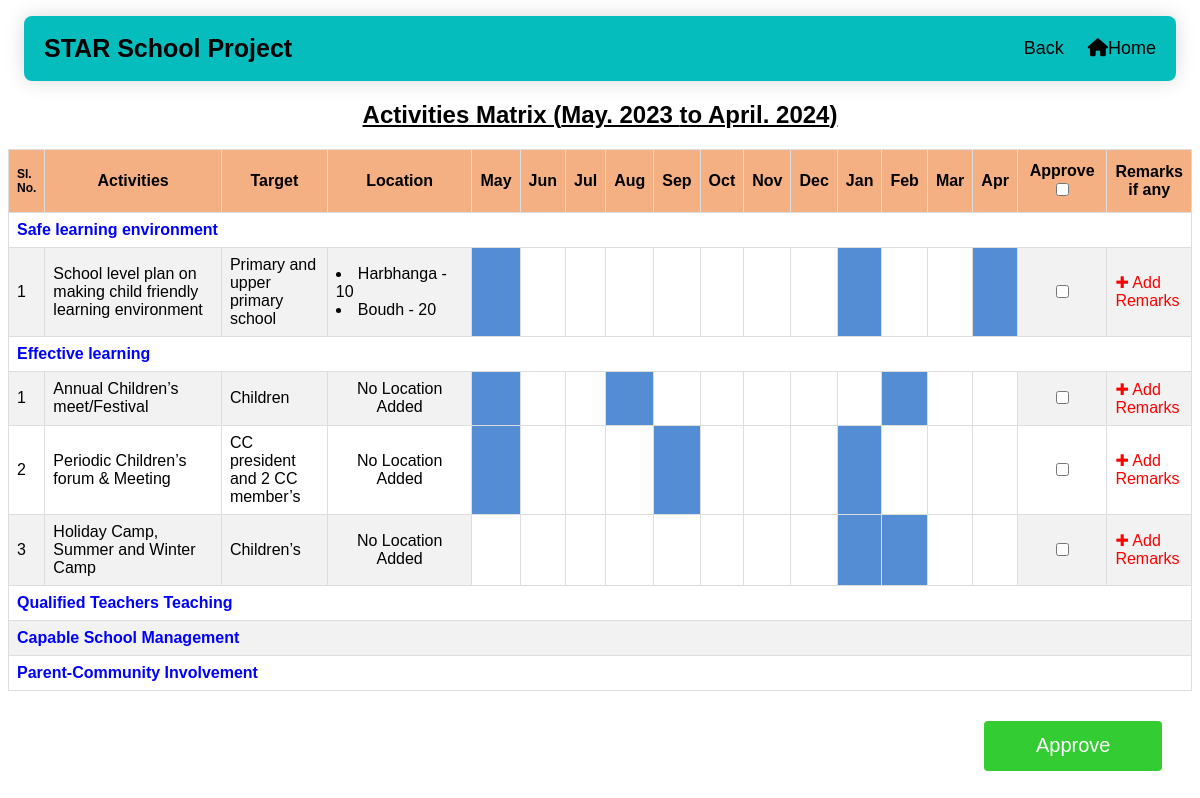
The page /ycda/ceo-am/1/ (signed in) on the database its author committed.
### myAPP/models.py (models this page shows, shortened)
class Project_DIP(models.Model):
 project_name=models.CharField(max_length=200)
 category_id = models.ForeignKey("Project_Category", on_delete=models.CASCADE)
 assigned_to = models.ForeignKey(User, on_delete=models.CASCADE)
 budget = models.CharField(max_length=200)
 start_date = models.DateField()
 end_date = models.DateField()
 period = models.IntegerField()
 donor_name=models.CharField(max_length=200)
 created_at = models.DateTimeField('created at', auto_now_add=True)
 updated_at = models.DateTimeField('updated at', auto_now=True)

class Dip_details(models.Model):
 project_id= models.ForeignKey("Project_DIP", on_delete=models.CASCADE)
 component = models.CharField(max_length=200)
 created_at = models.DateTimeField('created at', auto_now_add=True)
 updated_at = models.DateTimeField('updated at', auto_now=True)

class Dip_Activities(models.Model):
   project_detail_id= models.ForeignKey("DIP_details", on_delete=models.CASCADE)
   activity_name = models.CharField(max_length=200)
   objectives = models.CharField(max_length=200)
   target_participants = models.CharField(max_length=200,null=True)
   coverage = models.CharField(max_length=200,null=True)
   duration = models.CharField(max_length=200,null=True)
   dip_remarks=models.CharField(max_length=200,null=True,blank=True)
   am_remarks=models.CharField(max_length=200,null=True,blank=True)
   is_dip_submited = models.BooleanField(default=False)
   is_dip_approved = models.BooleanField(default=False)
   is_dip_rejected = models.BooleanField(default=False)
   is_am_submited = models.BooleanField(default=False)
   is_am_approved = models.BooleanField(default=False)
   is_am_rejected = models.BooleanField(default=False)
   created_at = models.DateTimeField('created at', auto_now_add=True)
   updated_at = models.DateTimeField('updated at', auto_now=True)

class Activity_location(models.Model):
 activity_id= models.ForeignKey("Dip_Activities", on_delete=models.CASCADE)
 location_name=models.CharField(max_length=200)
 count= models.IntegerField()
 created_at = models.DateTimeField('created at', auto_now_add=True)
 updated_at = models.DateTimeField('updated at', auto_now=True)

class Activity_timeframe(models.Model):
   activity_id= models.ForeignKey("Dip_Activities", on_delete=models.CASCADE)
   start_date = models.DateField()
   m1 = models.BooleanField()
   m2 = models.BooleanField()
   m3 = models.BooleanField()
   m4 = models.BooleanField()
   m5 = models.BooleanField()
   m6 = models.BooleanField()
   m7 = models.BooleanField()
   m8 = models.BooleanField()
   m9 = models.BooleanField()
   m10 = models.BooleanField()
   m11 = models.BooleanField()
   m12 = models.BooleanField()
   created_at = models.DateTimeField('created at', auto_now_add=True)
   updated_at = models.DateTimeField('updated at', auto_now=True)

### myAPP/decorators.py (the view)
	def wrapper_function(request, *args, **kwargs):
		group = None
		if request.user.groups.exists():
			group = request.user.groups.all()[0].name
		if group == 'ProjectManager':
			return redirect('myAPP:login')
		if group == 'CEO':
			return view_func(request, *args, **kwargs)

### myAPP/views.py (called while the page is built)
def user_belongs_to_group(user, group_name):
    try:
        group = Group.objects.get(name=group_name)
    except Group.DoesNotExist:
        return False
    return user.groups.filter(name=group_name).exists()

### myAPP/templates/myAPP/ceo-am.html (shortened to what this page needs)
{% extends 'myAPP/base_matrix.html' %}
{% load post_tags %}
{% load humanize %}
{% block content %}
<link rel="stylesheet" href="https://cdnjs.cloudflare.com/ajax/libs/font-awesome/6.4.0/css/all.min.css" />
<body>
  <center><h2 style='font-family:"Calibri", sans-serif;'><u>Activities Matrix ({{project.start_date|date:"F. Y"}} to {{project.end_date|date:"F. Y"}})</u></h1></center>
  <form method="POST">
    <table id="customers">
        <thead>
        <tr>
            <th style="width: 10px;font-size: 12px;">Sl. No.</th>
            <th style="text-align: center;width: 20%;">Activities</th>
            <th style="text-align: center;width: 10%;">Target</th>
            <th style="text-align: center;width: 15%;">Location</th>
            {% for next_month in next_months %}
            <th style="width: 2%;text-align:center;">{{ next_month|date:"M" }}</th>
            {% endfor %}
            <th style='text-align:center;width:8%'>Approve<input type="checkbox" id="select-all-checkboxs"></th>
            <th style='text-align:center;'>Remarks if any</th>
        </tr>
        </thead>
        <tbody>
        {% for a in component %}
        <tr>
            {% ifchanged %}
            <td colspan="18" style="color: blue; font-weight: bold;">{{a.component}}</td>
            {% endifchanged %}
        </tr>
        {% for x in a.dip_activities_set.all %}
        {% if x.is_am_submited == 1 or x.is_am_rejected == 1 %}
            <tr>
                <td>{{ forloop.counter }}</td>
                <td style="max-width: 50px;">{{ x.activity_name }}</td>
                <td style="width: 150px;">{{ x.target_participants }}</td>
                {% if x.activity_location_set.all %}
                <ul>
                <td style="width: 200px;">
                {% for b in x.activity_location_set.all %}
                <li>{{b.location_name}} - {{ b.count }}</li>
                {% endfor %}
                </td>
                </ul>
                {% else %}
                    <td class="no-print" style='text-align:center'>No Location Added</td>
                {% endif %}
                {% if x.activity_timeframe_set.all %}
                {% for c in x.activity_timeframe_set.all %}
                    {% if c.m1 == 0 %}
                    <td style='background-color:#ffffff'></td>
                    {% else %}
                    <td style='background-color:#548dd4'></td>
                    {% endif %}
                {% endfor %}
                {% for c in x.activity_timeframe_set.all %}
                    {% if c.m2 == 0 %}
                    <td style='background-color:#ffffff'></td>
                    {% else %}
                    <td style='background-color:#548dd4'></td>
                    {% endif %}
                {% endfor %}
                {% for c in x.activity_timeframe_set.all %}
                    {% if c.m3 == 0 %}
                    <td style='background-color:#ffffff'></td>
                    {% else %}
                    <td style='background-color:#548dd4'></td>
                    {% endif %}
                {% endfor %}
                {% for c in x.activity_timeframe_set.all %}
                {% if c.m4 == 0 %}
                    <td style='background-color:#ffffff'></td>
                {% else %}
                    <td style='background-color:#548dd4'></td>
                {% endif %}
                {% endfor %}
                {% for c in x.activity_timeframe_set.all %}
                {% if c.m5 == 0 %}
                    <td style='background-color:#ffffff'></td>
                {% else %}
                    <td style='background-color:#548dd4'></td>
                {% endif %}
                {% endfor %}
                {% for c in x.activity_timeframe_set.all %}
                    {% if c.m6 == 0 %}
                    <td style='background-color:#ffffff'></td>
                    {% else %}
                    <td style='background-color:#548dd4'></td>
                    {% endif %}
                {% endfor %}
                {% for c in x.activity_timeframe_set.all %}
                    {% if c.m7 == 0 %}
                        <td style='background-color:#ffffff'></td>
                    {% else %}
                        <td style='background-color:#548dd4'></td>
                    {% endif %}
                {% endfor %}
                {% for c in x.activity_timeframe_set.all %}
                        {% if c.m8 == 0 %}
                        <td style='background-color:#ffffff'></td>
                        {% else %}
                        <td style='background-color:#548dd4'></td>
                        {% endif %}
                {% endfor %}
                        {% for c in x.activity_timeframe_set.all %}
                        {% if c.m9 == 0 %}
                        <td style='background-color:#ffffff'></td>
                        {% else %}
                        <td style='background-color:#548dd4'></td>
                        {% endif %}
                    {% endfor %}
                    {% for c in x.activity_timeframe_set.all %}
                    {% if c.m10 == 0 %}
                        <td style='background-color:#ffffff'></td>
                    {% else %}
                        <td style='background-color:#548dd4'></td>
                    {% endif %}
                    {% endfor %}
                    {% for c in x.activity_timeframe_set.all %}
                    {% if c.m11 == 0 %}
                        <td style='background-color:#ffffff'></td>
                    {% else %}
                        <td style='background-color:#548dd4'></td>
                    {% endif %}
                    {% endfor %}
                    {% for c in x.activity_timeframe_set.all %}
                    {% if c.m12 == 0 %}
                    <td style='background-color:#ffffff'></td>
                    {% else %}
                    <td style='background-color:#548dd4'></td>
                    {% endif %}
                    {% endfor %}
                    {% if x.is_am_approved == 1 and x.is_am_rejected == 0 %}
                    <td style="color:Green;text-align:center;"><i class="fa-solid fa-check"></i>Approved</td>
                    {% elif x.is_am_approved == 0 and x.is_am_rejected == 1 %}
                    <td style="color:red;text-align:center;"><i class="fa-solid fa-xmark"></i>Rejected</td>
                    {% else %}
                    <td style="text-align:center">
                    <input type="checkbox" name="selected_activities" value="{{ x.id }}">
                    </td>
                    {% endif %}
                    <td onclick="window.location='{% url 'myAPP:ceo_am_remark' x.id %}';" style="color:red;cursor: pointer;">&#10010; Add Remarks</td>
                {% endif %}
            </tr>
            {% endif %}
        {% endfor %}
        {% endfor %}
        </tbody>
    </table>
    <button type="submit" class="button" style="background-color: #33cc33; float:right;width:15%;" name="form1_submit">Approve</button>
  </form>
</body>
{% endblock %}

### myAPP/templates/myAPP/base_matrix.html (shortened to what this page needs)
{% load static %}
<!DOCTYPE html>
<html lang="en">
  <head>
    <link rel="stylesheet" href="{% static 'css/style.css' %}">
  </head>
  <link rel="stylesheet" href="https://cdnjs.cloudflare.com/ajax/libs/font-awesome/4.7.0/css/font-awesome.min.css">
  <body>
    <div class="header" id="no-print">
      <a class="logo">{{ project.project_name }}</a>
      <div class="header-right">
        {% if user == 1 %}
        <a onclick="openPopup2()" style='cursor: pointer;'><i class="fa fa-eye"></i>View</a>
        <a class=sel onclick="printPage()" style='cursor: pointer;'><i class="fa fa-print"></i>Print</a>
        <a href="{% url 'myAPP:home' project.pk %}" class=sel><i class="fa fa-home"></i>Home</a>
        {% else %}
        <a href="{% url 'myAPP:home' project.pk %}" class=sel>Back</a>
        <a href="{% url 'myAPP:masterhome' %}" class=sel><i class="fa fa-home"></i>Home</a>
        {% endif %}
        </div>
      </div>
    <div id="body">
      {% block content %}{% endblock %}
    </div>
  </body>
  </html>

### myAPP/static/css/style.css (style rules this page uses)
.header { border-radius: 1vh; margin: 2vh; overflow:hidden; background-color:rgb(5, 189, 189); padding:1vh; min-width:200px; box-shadow: 0 0 20px rgba(0, 0, 0, 0.15); }
.header a { float: left; color: black; text-align: center; padding: 12px; text-decoration: none; font-size: 18px; font-family: sans-serif; line-height: 25px; border-radius: 4px; }
.header a.logo { font-size: 25px; font-weight: bold; }
.header-right { float: right; }
.button { display:inline-block; background-color: #4038d8; border-radius: 10vh; border: 2vh; color: #eeeeee; text-align: center; font-size: 28px; padding:1vh; width: 200px; -webkit-transition: all 0.5s; -moz-transition: all 0.5s; -o-transition: all 0.5s; transition: all 0.5s; cursor: pointer; margin:5vh; }

### myAPP/templates/myAPP/ceo-am.html (style rules this page uses)
.button { border-radius: 4px; background-color: #6699ff; border: none; color: #FFFFFF; text-align: center; font-size: 20px; width: 80%; height: 50px; transition: all 0.5s; cursor: pointer; margin: 30px; position: sticky; }
body { font-family: Arial, Helvetica, sans-serif; }
* { box-sizing: border-box; }
#customers { font-family: Arial, Helvetica, sans-serif; border-collapse: collapse; width: 100%; }
#customers tr:nth-child(even) { background-color: #f2f2f2; }
#customers th { padding-top: 12px; padding-bottom: 12px; text-align: left; background-color: #f4b083; color: black; }

### rows shown on the page
Project_DIP: project_name "STAR School Project", start_date "May. 2023", end_date "April. 2024"
Dip_details: component "Safe learning environment"
Dip_Activities: activity_name "School level plan on making child friendly learning environment", target_participants "Primary and upper primary school"
Activity_location: location_name "Harbhanga", count "10"
Activity_location: location_name "Boudh", count "20"
Activity_timeframe: m1 True (drawn), m2 False (drawn), m3 False (drawn), m4 False (drawn), m5 False (drawn), m6 False (drawn), m7 False (drawn), m8 False (drawn), m9 True (drawn), m10 False (drawn), m11 False (drawn), m12 True (drawn)
Dip_details: component "Effective learning"
Dip_Activities: activity_name "Annual Children’s meet/Festival", target_participants "Children", shows "No Location Added"
Activity_timeframe: m1 True (drawn), m2 False (drawn), m3 False (drawn), m4 True (drawn), m5 False (drawn), m6 False (drawn), m7 False (drawn), m8 False (drawn), m9 False (drawn), m10 True (drawn), m11 False (drawn), m12 False (drawn)
Dip_Activities: activity_name "Periodic Children’s forum & Meeting", target_participants "CC president and 2 CC member’s", shows "No Location Added"
Activity_timeframe: m1 True (drawn), m2 False (drawn), m3 False (drawn), m4 False (drawn), m5 True (drawn), m6 False (drawn), m7 False (drawn), m8 False (drawn), m9 True (drawn), m10 False (drawn), m11 False (drawn), m12 False (drawn)
Dip_Activities: activity_name "Holiday Camp, Summer and Winter Camp", target_participants "Children’s", shows "No Location Added"
Activity_timeframe: m1 False (drawn), m2 False (drawn), m3 False (drawn), m4 False (drawn), m5 False (drawn), m6 False (drawn), m7 False (drawn), m8 False (drawn), m9 True (drawn), m10 True (drawn), m11 False (drawn), m12 False (drawn)
Dip_details: component "Qualified Teachers Teaching"
Dip_details: component "Capable School Management"
Dip_details: component "Parent-Community Involvement"

### other values the page prints
{{ next_month|date:"M" }} "May" "Jun" "Jul" "Aug" "Sep" "Oct" "Nov" "Dec" "Jan" "Feb" "Mar" "Apr"
